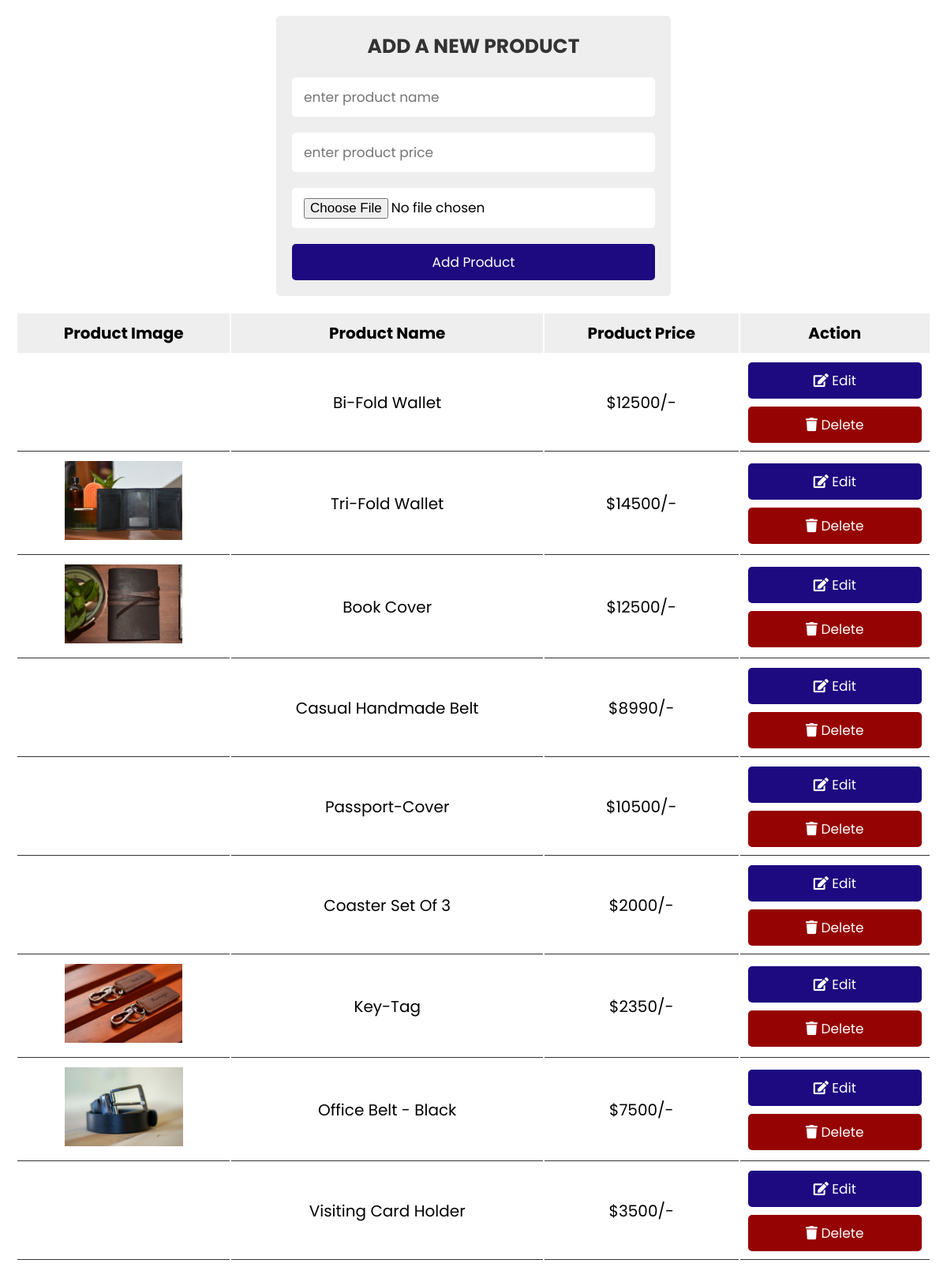
The app's page /admin_page.php with its own data.
### tables this page shows
CREATE TABLE `products` (
  `id` int(10) NOT NULL,
  `name` varchar(20) NOT NULL,
  `price` varchar(10) NOT NULL,
  `image` varchar(50) NOT NULL
);

### admin_page.php (the view, shortened to what this page needs)
<?php
@include 'config.php';
?>
<!DOCTYPE html>
<html lang="en">
<head>
   <link rel="stylesheet" href="https://cdnjs.cloudflare.com/ajax/libs/font-awesome/5.15.4/css/all.min.css">
   <link rel="stylesheet" href="css/style.css">
</head>
<body>
<div class="container">
   <div class="admin-product-form-container">
      <form action="<?php $_SERVER['PHP_SELF'] ?>" method="post" enctype="multipart/form-data">
         <h3>add a new product</h3>
         <input type="text" placeholder="enter product name" name="product_name" class="box">
         <input type="number" placeholder="enter product price" name="product_price" class="box">
         <input type="file" accept="image/png, image/jpeg, image/jpg" name="product_image" class="box">
         <input type="submit" class="btn" name="add_product" value="add product">
      </form>
   </div>
   <?php
   $select = mysqli_query($conn, "SELECT * FROM products");
   ?>
   <div class="product-display">
      <table class="product-display-table">
         <thead>
         <tr>
            <th>product image</th>
            <th>product name</th>
            <th>product price</th>
            <th>action</th>
         </tr>
         </thead>
         <?php while($row = mysqli_fetch_assoc($select)){ ?>
         <tr>
            <td><img src="uploaded_img/<?php echo $row['image']; ?>" height="100" alt=""></td>
            <td><?php echo $row['name']; ?></td>
            <td>$<?php echo $row['price']; ?>/-</td>
            <td>
               <a href="admin_update.php?edit=<?php echo $row['id']; ?>" class="btn"> <i class="fas fa-edit"></i> edit </a>
               <a href="admin_page.php?delete=<?php echo $row['id']; ?>" class="btn"> <i class="fas fa-trash"></i> delete </a>
            </td>
         </tr>
      <?php } ?>
      </table>
   </div>
</div>
</body>
</html>

### css/style.css (style rules this page uses)
:root { --blue:#1d0980; --black:#333; --white:#fff; --bg-color:#eee; --box-shadow:0 .5rem 1rem rgba(0,0,0,.1); --border:.1rem solid var(--black); }
* { font-family: 'Poppins', sans-serif; margin:0; padding:0; box-sizing: border-box; outline: none; border:none; text-decoration: none; text-transform: capitalize; }
html { font-size: 62.5%; overflow-x: hidden; }
.btn { display: block; width: 100%; cursor: pointer; border-radius: .5rem; margin-top: 1rem; font-size: 1.7rem; padding:1rem 3rem; background: var(--blue); color:var(--white); text-align: center; }
.container { max-width: 1200px; padding:2rem; margin:0 auto; }
.admin-product-form-container form { max-width: 50rem; margin:0 auto; padding:2rem; border-radius: .5rem; background: var(--bg-color); }
.admin-product-form-container form h3 { text-transform: uppercase; color:var(--black); margin-bottom: 1rem; text-align: center; font-size: 2.5rem; }
.admin-product-form-container form .box { width: 100%; border-radius: .5rem; padding:1.2rem 1.5rem; font-size: 1.7rem; margin:1rem 0; background: var(--white); text-transform: none; }
.product-display { margin:2rem 0; }
.product-display .product-display-table { width: 100%; text-align: center; }
.product-display .product-display-table thead { background: var(--bg-color); }
.product-display .product-display-table th { padding:1rem; font-size: 2rem; }
.product-display .product-display-table td { padding:1rem; font-size: 2rem; border-bottom: var(--border); }
.product-display .product-display-table .btn:first-child { margin-top: 0; }
.product-display .product-display-table .btn:last-child { background:#960303; }

### records on screen
products: name "Bi-Fold Wallet", price "12500"
products: image (picture), name "Tri-Fold Wallet", price "14500"
products: image (picture), name "Book Cover", price "12500"
products: name "Casual Handmade Belt", price "8990"
products: name "Passport-Cover", price "10500"
products: name "Coaster Set Of 3", price "2000"
products: image (picture), name "Key-Tag", price "2350"
products: image (picture), name "Office Belt - Black", price "7500"
products: name "Visiting Card Holder", price "3500"
